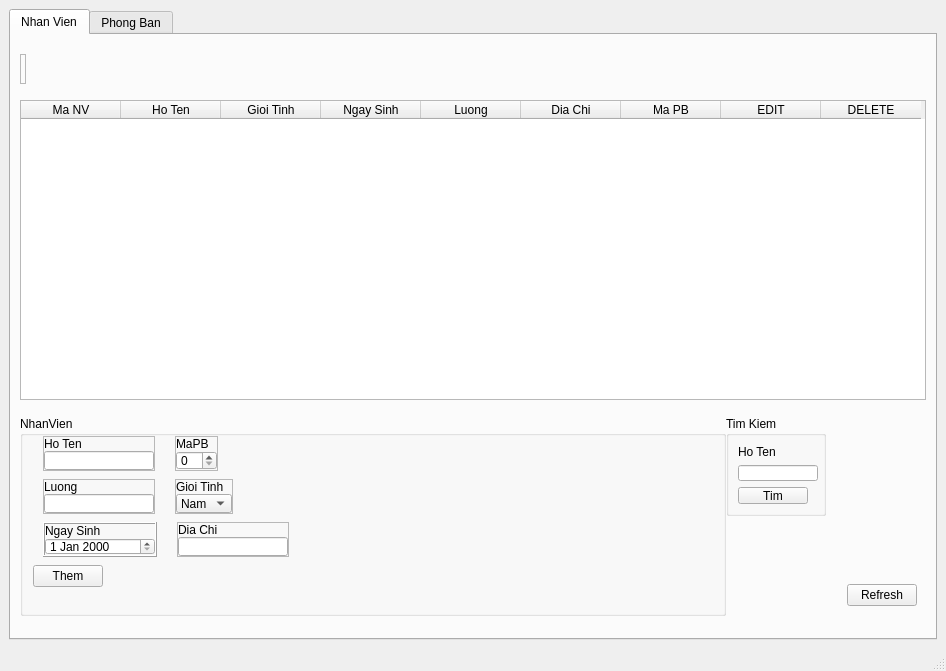
<?xml version="1.0" encoding="UTF-8"?>
<ui version="4.0">
 <class>MainWindow</class>
 <widget class="QMainWindow" name="MainWindow">
  <property name="geometry">
   <rect>
    <x>0</x>
    <y>0</y>
    <width>946</width>
    <height>671</height>
   </rect>
  </property>
  <property name="windowTitle">
   <string>Quan Ly Nhan Vien</string>
  </property>
  <widget class="QWidget" name="centralwidget">
   <layout class="QVBoxLayout" name="verticalLayout">
    <item>
     <widget class="QTabWidget" name="btn_end">
      <property name="minimumSize">
       <size>
        <width>50</width>
        <height>0</height>
       </size>
      </property>
      <property name="currentIndex">
       <number>0</number>
      </property>
      <widget class="QWidget" name="tab">
       <attribute name="title">
        <string>Nhan Vien</string>
       </attribute>
       <layout class="QVBoxLayout" name="verticalLayout_2">
        <item alignment="Qt::AlignLeft">
         <widget class="QFrame" name="frame">
          <property name="minimumSize">
           <size>
            <width>0</width>
            <height>30</height>
           </size>
          </property>
          <property name="maximumSize">
           <size>
            <width>16777215</width>
            <height>30</height>
           </size>
          </property>
          <property name="frameShape">
           <enum>QFrame::StyledPanel</enum>
          </property>
          <property name="frameShadow">
           <enum>QFrame::Raised</enum>
          </property>
          <layout class="QHBoxLayout" name="horizontalLayout_2">
           <property name="spacing">
            <number>5</number>
           </property>
           <property name="leftMargin">
            <number>4</number>
           </property>
           <property name="topMargin">
            <number>0</number>
           </property>
           <property name="rightMargin">
            <number>0</number>
           </property>
           <property name="bottomMargin">
            <number>0</number>
           </property>
          </layout>
         </widget>
        </item>
        <item>
         <widget class="QFrame" name="frame_2">
          <property name="minimumSize">
           <size>
            <width>0</width>
            <height>300</height>
           </size>
          </property>
          <property name="maximumSize">
           <size>
            <width>16777215</width>
            <height>300</height>
           </size>
          </property>
          <property name="frameShape">
           <enum>QFrame::NoFrame</enum>
          </property>
          <property name="frameShadow">
           <enum>QFrame::Raised</enum>
          </property>
          <layout class="QVBoxLayout" name="verticalLayout_5">
           <property name="spacing">
            <number>0</number>
           </property>
           <property name="leftMargin">
            <number>0</number>
           </property>
           <property name="topMargin">
            <number>0</number>
           </property>
           <property name="rightMargin">
            <number>0</number>
           </property>
           <property name="bottomMargin">
            <number>0</number>
           </property>
           <item>
            <widget class="QTableWidget" name="table">
             <property name="minimumSize">
              <size>
               <width>0</width>
               <height>300</height>
              </size>
             </property>
             <property name="maximumSize">
              <size>
               <width>16777215</width>
               <height>16777215</height>
              </size>
             </property>
             <property name="styleSheet">
              <string notr="true">
font: 75 8pt &quot;Myanmar Text&quot;;</string>
             </property>
             <column>
              <property name="text">
               <string>Ma NV</string>
              </property>
             </column>
             <column>
              <property name="text">
               <string>Ho Ten</string>
              </property>
             </column>
             <column>
              <property name="text">
               <string>Gioi Tinh</string>
              </property>
             </column>
             <column>
              <property name="text">
               <string>Ngay Sinh</string>
              </property>
             </column>
             <column>
              <property name="text">
               <string>Luong</string>
              </property>
             </column>
             <column>
              <property name="text">
               <string>Dia Chi</string>
              </property>
             </column>
             <column>
              <property name="text">
               <string>Ma PB</string>
              </property>
             </column>
             <column>
              <property name="text">
               <string>EDIT</string>
              </property>
             </column>
             <column>
              <property name="text">
               <string>DELETE</string>
              </property>
             </column>
            </widget>
           </item>
          </layout>
         </widget>
        </item>
        <item>
         <widget class="QFrame" name="frame_3">
          <property name="minimumSize">
           <size>
            <width>0</width>
            <height>200</height>
           </size>
          </property>
          <property name="maximumSize">
           <size>
            <width>16777215</width>
            <height>200</height>
           </size>
          </property>
          <property name="frameShape">
           <enum>QFrame::NoFrame</enum>
          </property>
          <property name="frameShadow">
           <enum>QFrame::Raised</enum>
          </property>
          <layout class="QHBoxLayout" name="horizontalLayout">
           <property name="spacing">
            <number>0</number>
           </property>
           <property name="leftMargin">
            <number>0</number>
           </property>
           <property name="topMargin">
            <number>0</number>
           </property>
           <property name="rightMargin">
            <number>0</number>
           </property>
           <property name="bottomMargin">
            <number>0</number>
           </property>
           <item>
            <widget class="QFrame" name="frame_4">
             <property name="frameShape">
              <enum>QFrame::NoFrame</enum>
             </property>
             <property name="frameShadow">
              <enum>QFrame::Raised</enum>
             </property>
             <layout class="QVBoxLayout" name="verticalLayout_3">
              <property name="spacing">
               <number>0</number>
              </property>
              <property name="leftMargin">
               <number>0</number>
              </property>
              <property name="topMargin">
               <number>0</number>
              </property>
              <property name="rightMargin">
               <number>0</number>
              </property>
              <property name="bottomMargin">
               <number>0</number>
              </property>
              <item>
               <widget class="QGroupBox" name="groupBox">
                <property name="styleSheet">
                 <string notr="true">font: bold 10pt &quot;MS Shell Dlg 2&quot;;</string>
                </property>
                <property name="title">
                 <string>NhanVien</string>
                </property>
                <layout class="QVBoxLayout" name="verticalLayout_18">
                 <property name="spacing">
                  <number>8</number>
                 </property>
                 <property name="leftMargin">
                  <number>10</number>
                 </property>
                 <property name="topMargin">
                  <number>0</number>
                 </property>
                 <property name="rightMargin">
                  <number>0</number>
                 </property>
                 <property name="bottomMargin">
                  <number>0</number>
                 </property>
                 <item alignment="Qt::AlignLeft">
                  <widget class="QFrame" name="frame_28">
                   <property name="frameShape">
                    <enum>QFrame::NoFrame</enum>
                   </property>
                   <property name="frameShadow">
                    <enum>QFrame::Raised</enum>
                   </property>
                   <layout class="QHBoxLayout" name="horizontalLayout_8">
                    <property name="spacing">
                     <number>20</number>
                    </property>
                    <property name="leftMargin">
                     <number>10</number>
                    </property>
                    <property name="topMargin">
                     <number>0</number>
                    </property>
                    <property name="rightMargin">
                     <number>0</number>
                    </property>
                    <property name="bottomMargin">
                     <number>0</number>
                    </property>
                    <item>
                     <widget class="QFrame" name="frame_24">
                      <property name="frameShape">
                       <enum>QFrame::StyledPanel</enum>
                      </property>
                      <property name="frameShadow">
                       <enum>QFrame::Raised</enum>
                      </property>
                      <layout class="QVBoxLayout" name="verticalLayout_19">
                       <property name="spacing">
                        <number>0</number>
                       </property>
                       <property name="leftMargin">
                        <number>0</number>
                       </property>
                       <property name="topMargin">
                        <number>0</number>
                       </property>
                       <property name="rightMargin">
                        <number>0</number>
                       </property>
                       <property name="bottomMargin">
                        <number>0</number>
                       </property>
                       <item>
                        <widget class="QLabel" name="label">
                         <property name="styleSheet">
                          <string notr="true">font:  8pt &quot;MS Shell Dlg 2&quot;;</string>
                         </property>
                         <property name="text">
                          <string>Ho Ten</string>
                         </property>
                        </widget>
                       </item>
                       <item>
                        <widget class="QLineEdit" name="hoTen">
                         <property name="minimumSize">
                          <size>
                           <width>110</width>
                           <height>0</height>
                          </size>
                         </property>
                         <property name="maximumSize">
                          <size>
                           <width>110</width>
                           <height>16777215</height>
                          </size>
                         </property>
                         <property name="styleSheet">
                          <string notr="true">font:  8pt &quot;MS Shell Dlg 2&quot;;</string>
                         </property>
                        </widget>
                       </item>
                      </layout>
                     </widget>
                    </item>
                    <item>
                     <widget class="QFrame" name="frame_25">
                      <property name="frameShape">
                       <enum>QFrame::StyledPanel</enum>
                      </property>
                      <property name="frameShadow">
                       <enum>QFrame::Raised</enum>
                      </property>
                      <layout class="QVBoxLayout" name="verticalLayout_20">
                       <property name="spacing">
                        <number>0</number>
                       </property>
                       <property name="leftMargin">
                        <number>0</number>
                       </property>
                       <property name="topMargin">
                        <number>0</number>
                       </property>
                       <property name="rightMargin">
                        <number>0</number>
                       </property>
                       <property name="bottomMargin">
                        <number>0</number>
                       </property>
                       <item>
                        <widget class="QLabel" name="label_18">
                         <property name="styleSheet">
                          <string notr="true">font:  8pt &quot;MS Shell Dlg 2&quot;;</string>
                         </property>
                         <property name="text">
                          <string>MaPB</string>
                         </property>
                        </widget>
                       </item>
                       <item>
                        <widget class="QSpinBox" name="maPB2"/>
                       </item>
                      </layout>
                     </widget>
                    </item>
                   </layout>
                  </widget>
                 </item>
                 <item alignment="Qt::AlignLeft">
                  <widget class="QFrame" name="frame_27">
                   <property name="frameShape">
                    <enum>QFrame::NoFrame</enum>
                   </property>
                   <property name="frameShadow">
                    <enum>QFrame::Raised</enum>
                   </property>
                   <layout class="QHBoxLayout" name="horizontalLayout_9">
                    <property name="spacing">
                     <number>20</number>
                    </property>
                    <property name="leftMargin">
                     <number>10</number>
                    </property>
                    <property name="topMargin">
                     <number>0</number>
                    </property>
                    <property name="rightMargin">
                     <number>0</number>
                    </property>
                    <property name="bottomMargin">
                     <number>0</number>
                    </property>
                    <item alignment="Qt::AlignLeft">
                     <widget class="QFrame" name="frame_20">
                      <property name="frameShape">
                       <enum>QFrame::StyledPanel</enum>
                      </property>
                      <property name="frameShadow">
                       <enum>QFrame::Raised</enum>
                      </property>
                      <layout class="QVBoxLayout" name="verticalLayout_21">
                       <property name="spacing">
                        <number>0</number>
                       </property>
                       <property name="leftMargin">
                        <number>0</number>
                       </property>
                       <property name="topMargin">
                        <number>0</number>
                       </property>
                       <property name="rightMargin">
                        <number>0</number>
                       </property>
                       <property name="bottomMargin">
                        <number>0</number>
                       </property>
                       <item>
                        <widget class="QLabel" name="label_4">
                         <property name="styleSheet">
                          <string notr="true">font:  8pt &quot;MS Shell Dlg 2&quot;;</string>
                         </property>
                         <property name="text">
                          <string>Luong</string>
                         </property>
                        </widget>
                       </item>
                       <item>
                        <widget class="QLineEdit" name="luong">
                         <property name="minimumSize">
                          <size>
                           <width>110</width>
                           <height>0</height>
                          </size>
                         </property>
                         <property name="maximumSize">
                          <size>
                           <width>110</width>
                           <height>16777215</height>
                          </size>
                         </property>
                         <property name="styleSheet">
                          <string notr="true">font:  8pt &quot;MS Shell Dlg 2&quot;;</string>
                         </property>
                        </widget>
                       </item>
                      </layout>
                     </widget>
                    </item>
                    <item>
                     <widget class="QFrame" name="frame_21">
                      <property name="frameShape">
                       <enum>QFrame::StyledPanel</enum>
                      </property>
                      <property name="frameShadow">
                       <enum>QFrame::Raised</enum>
                      </property>
                      <layout class="QVBoxLayout" name="verticalLayout_22">
                       <property name="spacing">
                        <number>0</number>
                       </property>
                       <property name="leftMargin">
                        <number>0</number>
                       </property>
                       <property name="topMargin">
                        <number>0</number>
                       </property>
                       <property name="rightMargin">
                        <number>0</number>
                       </property>
                       <property name="bottomMargin">
                        <number>0</number>
                       </property>
                       <item>
                        <widget class="QLabel" name="label_2">
                         <property name="styleSheet">
                          <string notr="true">font:  8pt &quot;MS Shell Dlg 2&quot;;</string>
                         </property>
                         <property name="text">
                          <string>Gioi Tinh</string>
                         </property>
                        </widget>
                       </item>
                       <item>
                        <widget class="QComboBox" name="gioiTinh">
                         <property name="styleSheet">
                          <string notr="true">font:  8pt &quot;MS Shell Dlg 2&quot;;</string>
                         </property>
                         <item>
                          <property name="text">
                           <string>Nam</string>
                          </property>
                         </item>
                         <item>
                          <property name="text">
                           <string>Nu</string>
                          </property>
                         </item>
                        </widget>
                       </item>
                      </layout>
                     </widget>
                    </item>
                   </layout>
                  </widget>
                 </item>
                 <item alignment="Qt::AlignLeft">
                  <widget class="QFrame" name="frame_29">
                   <property name="frameShape">
                    <enum>QFrame::NoFrame</enum>
                   </property>
                   <property name="frameShadow">
                    <enum>QFrame::Raised</enum>
                   </property>
                   <layout class="QHBoxLayout" name="horizontalLayout_10">
                    <property name="spacing">
                     <number>20</number>
                    </property>
                    <property name="leftMargin">
                     <number>10</number>
                    </property>
                    <property name="topMargin">
                     <number>0</number>
                    </property>
                    <property name="rightMargin">
                     <number>0</number>
                    </property>
                    <property name="bottomMargin">
                     <number>0</number>
                    </property>
                    <item>
                     <widget class="QFrame" name="frame_22">
                      <property name="frameShape">
                       <enum>QFrame::Box</enum>
                      </property>
                      <property name="frameShadow">
                       <enum>QFrame::Raised</enum>
                      </property>
                      <layout class="QVBoxLayout" name="verticalLayout_24">
                       <property name="spacing">
                        <number>0</number>
                       </property>
                       <property name="leftMargin">
                        <number>0</number>
                       </property>
                       <property name="topMargin">
                        <number>0</number>
                       </property>
                       <property name="rightMargin">
                        <number>0</number>
                       </property>
                       <property name="bottomMargin">
                        <number>0</number>
                       </property>
                       <item>
                        <widget class="QLabel" name="label_3">
                         <property name="styleSheet">
                          <string notr="true">font:  8pt &quot;MS Shell Dlg 2&quot;;</string>
                         </property>
                         <property name="text">
                          <string>Ngay Sinh</string>
                         </property>
                        </widget>
                       </item>
                       <item>
                        <widget class="QDateEdit" name="dateEdit">
                         <property name="minimumSize">
                          <size>
                           <width>110</width>
                           <height>0</height>
                          </size>
                         </property>
                         <property name="maximumSize">
                          <size>
                           <width>110</width>
                           <height>16777215</height>
                          </size>
                         </property>
                         <property name="styleSheet">
                          <string notr="true">font:  8pt &quot;MS Shell Dlg 2&quot;;</string>
                         </property>
                        </widget>
                       </item>
                      </layout>
                     </widget>
                    </item>
                    <item>
                     <widget class="QFrame" name="frame_23">
                      <property name="frameShape">
                       <enum>QFrame::StyledPanel</enum>
                      </property>
                      <property name="frameShadow">
                       <enum>QFrame::Raised</enum>
                      </property>
                      <layout class="QVBoxLayout" name="verticalLayout_23">
                       <property name="spacing">
                        <number>0</number>
                       </property>
                       <property name="leftMargin">
                        <number>0</number>
                       </property>
                       <property name="topMargin">
                        <number>0</number>
                       </property>
                       <property name="rightMargin">
                        <number>0</number>
                       </property>
                       <property name="bottomMargin">
                        <number>0</number>
                       </property>
                       <item>
                        <widget class="QLabel" name="label_5">
                         <property name="styleSheet">
                          <string notr="true">font:  8pt &quot;MS Shell Dlg 2&quot;;</string>
                         </property>
                         <property name="text">
                          <string>Dia Chi</string>
                         </property>
                        </widget>
                       </item>
                       <item>
                        <widget class="QLineEdit" name="diaChi">
                         <property name="minimumSize">
                          <size>
                           <width>110</width>
                           <height>0</height>
                          </size>
                         </property>
                         <property name="maximumSize">
                          <size>
                           <width>110</width>
                           <height>16777215</height>
                          </size>
                         </property>
                         <property name="styleSheet">
                          <string notr="true">font:  8pt &quot;MS Shell Dlg 2&quot;;</string>
                         </property>
                        </widget>
                       </item>
                      </layout>
                     </widget>
                    </item>
                   </layout>
                  </widget>
                 </item>
                 <item>
                  <widget class="QPushButton" name="add">
                   <property name="minimumSize">
                    <size>
                     <width>70</width>
                     <height>0</height>
                    </size>
                   </property>
                   <property name="maximumSize">
                    <size>
                     <width>70</width>
                     <height>16777215</height>
                    </size>
                   </property>
                   <property name="text">
                    <string>Them</string>
                   </property>
                  </widget>
                 </item>
                 <item alignment="Qt::AlignLeft">
                  <widget class="QFrame" name="frame_30">
                   <property name="frameShape">
                    <enum>QFrame::NoFrame</enum>
                   </property>
                   <property name="frameShadow">
                    <enum>QFrame::Raised</enum>
                   </property>
                   <layout class="QVBoxLayout" name="verticalLayout_25">
                    <property name="spacing">
                     <number>20</number>
                    </property>
                    <property name="leftMargin">
                     <number>10</number>
                    </property>
                    <property name="topMargin">
                     <number>0</number>
                    </property>
                    <property name="rightMargin">
                     <number>0</number>
                    </property>
                    <property name="bottomMargin">
                     <number>0</number>
                    </property>
                    <item>
                     <widget class="QFrame" name="frame_26">
                      <property name="frameShape">
                       <enum>QFrame::NoFrame</enum>
                      </property>
                      <property name="frameShadow">
                       <enum>QFrame::Raised</enum>
                      </property>
                      <layout class="QHBoxLayout" name="horizontalLayout_11"/>
                     </widget>
                    </item>
                   </layout>
                  </widget>
                 </item>
                </layout>
               </widget>
              </item>
             </layout>
            </widget>
           </item>
           <item>
            <widget class="QFrame" name="frame_5">
             <property name="minimumSize">
              <size>
               <width>200</width>
               <height>0</height>
              </size>
             </property>
             <property name="maximumSize">
              <size>
               <width>200</width>
               <height>16777215</height>
              </size>
             </property>
             <property name="sizeIncrement">
              <size>
               <width>0</width>
               <height>0</height>
              </size>
             </property>
             <property name="frameShape">
              <enum>QFrame::NoFrame</enum>
             </property>
             <property name="frameShadow">
              <enum>QFrame::Raised</enum>
             </property>
             <layout class="QVBoxLayout" name="verticalLayout_4">
              <property name="spacing">
               <number>0</number>
              </property>
              <property name="leftMargin">
               <number>0</number>
              </property>
              <property name="topMargin">
               <number>0</number>
              </property>
              <property name="rightMargin">
               <number>0</number>
              </property>
              <property name="bottomMargin">
               <number>0</number>
              </property>
              <item>
               <widget class="QGroupBox" name="groupBox_3">
                <property name="minimumSize">
                 <size>
                  <width>100</width>
                  <height>100</height>
                 </size>
                </property>
                <property name="maximumSize">
                 <size>
                  <width>100</width>
                  <height>100</height>
                 </size>
                </property>
                <property name="sizeIncrement">
                 <size>
                  <width>0</width>
                  <height>0</height>
                 </size>
                </property>
                <property name="styleSheet">
                 <string notr="true">font: bold 10pt &quot;MS Shell Dlg 2&quot;;</string>
                </property>
                <property name="title">
                 <string>Tim Kiem</string>
                </property>
                <layout class="QVBoxLayout" name="verticalLayout_7">
                 <item>
                  <widget class="QLabel" name="label_8">
                   <property name="styleSheet">
                    <string notr="true">font:  8pt &quot;MS Shell Dlg 2&quot;;</string>
                   </property>
                   <property name="text">
                    <string>Ho Ten</string>
                   </property>
                  </widget>
                 </item>
                 <item>
                  <widget class="QLineEdit" name="hoTen_2">
                   <property name="minimumSize">
                    <size>
                     <width>80</width>
                     <height>0</height>
                    </size>
                   </property>
                   <property name="maximumSize">
                    <size>
                     <width>80</width>
                     <height>16777215</height>
                    </size>
                   </property>
                   <property name="styleSheet">
                    <string notr="true">font:  8pt &quot;MS Shell Dlg 2&quot;;</string>
                   </property>
                  </widget>
                 </item>
                 <item>
                  <widget class="QPushButton" name="search">
                   <property name="minimumSize">
                    <size>
                     <width>70</width>
                     <height>0</height>
                    </size>
                   </property>
                   <property name="maximumSize">
                    <size>
                     <width>70</width>
                     <height>16777215</height>
                    </size>
                   </property>
                   <property name="sizeIncrement">
                    <size>
                     <width>0</width>
                     <height>0</height>
                    </size>
                   </property>
                   <property name="text">
                    <string>Tim</string>
                   </property>
                  </widget>
                 </item>
                </layout>
               </widget>
              </item>
              <item alignment="Qt::AlignRight|Qt::AlignBottom">
               <widget class="QFrame" name="frame_6">
                <property name="frameShape">
                 <enum>QFrame::NoFrame</enum>
                </property>
                <property name="frameShadow">
                 <enum>QFrame::Raised</enum>
                </property>
                <layout class="QVBoxLayout" name="verticalLayout_6">
                 <property name="spacing">
                  <number>0</number>
                 </property>
                 <property name="leftMargin">
                  <number>0</number>
                 </property>
                 <property name="topMargin">
                  <number>0</number>
                 </property>
                 <property name="rightMargin">
                  <number>9</number>
                 </property>
                 <property name="bottomMargin">
                  <number>10</number>
                 </property>
                 <item alignment="Qt::AlignRight|Qt::AlignTop">
                  <widget class="QPushButton" name="btn_refresh">
                   <property name="minimumSize">
                    <size>
                     <width>70</width>
                     <height>0</height>
                    </size>
                   </property>
                   <property name="maximumSize">
                    <size>
                     <width>70</width>
                     <height>16777215</height>
                    </size>
                   </property>
                   <property name="styleSheet">
                    <string notr="true">font: bold 10pt &quot;MS Shell Dlg 2&quot;;</string>
                   </property>
                   <property name="text">
                    <string>Refresh</string>
                   </property>
                  </widget>
                 </item>
                </layout>
               </widget>
              </item>
             </layout>
            </widget>
           </item>
          </layout>
         </widget>
        </item>
       </layout>
      </widget>
      <widget class="QWidget" name="tab_2">
       <attribute name="title">
        <string>Phong Ban</string>
       </attribute>
       <layout class="QVBoxLayout" name="verticalLayout_11">
        <item>
         <widget class="QFrame" name="frame_12">
          <property name="minimumSize">
           <size>
            <width>150</width>
            <height>30</height>
           </size>
          </property>
          <property name="maximumSize">
           <size>
            <width>150</width>
            <height>30</height>
           </size>
          </property>
          <property name="frameShape">
           <enum>QFrame::NoFrame</enum>
          </property>
          <property name="frameShadow">
           <enum>QFrame::Sunken</enum>
          </property>
          <layout class="QHBoxLayout" name="horizontalLayout_3">
           <property name="spacing">
            <number>0</number>
           </property>
           <property name="leftMargin">
            <number>0</number>
           </property>
           <property name="topMargin">
            <number>0</number>
           </property>
           <property name="rightMargin">
            <number>0</number>
           </property>
           <property name="bottomMargin">
            <number>0</number>
           </property>
          </layout>
         </widget>
        </item>
        <item>
         <widget class="QFrame" name="frame_11">
          <property name="minimumSize">
           <size>
            <width>0</width>
            <height>300</height>
           </size>
          </property>
          <property name="frameShape">
           <enum>QFrame::NoFrame</enum>
          </property>
          <property name="frameShadow">
           <enum>QFrame::Raised</enum>
          </property>
          <layout class="QVBoxLayout" name="verticalLayout_12">
           <property name="spacing">
            <number>0</number>
           </property>
           <property name="leftMargin">
            <number>0</number>
           </property>
           <property name="topMargin">
            <number>0</number>
           </property>
           <property name="rightMargin">
            <number>0</number>
           </property>
           <property name="bottomMargin">
            <number>0</number>
           </property>
           <item>
            <widget class="QTableWidget" name="table2">
             <property name="minimumSize">
              <size>
               <width>0</width>
               <height>300</height>
              </size>
             </property>
             <property name="alternatingRowColors">
              <bool>true</bool>
             </property>
             <property name="gridStyle">
              <enum>Qt::DashLine</enum>
             </property>
             <property name="sortingEnabled">
              <bool>true</bool>
             </property>
             <column>
              <property name="text">
               <string>Ma Phong Ban</string>
              </property>
             </column>
             <column>
              <property name="text">
               <string>Ten Phong Ban</string>
              </property>
             </column>
             <column>
              <property name="text">
               <string>EDIT</string>
              </property>
             </column>
             <column>
              <property name="text">
               <string>DELETE</string>
              </property>
             </column>
            </widget>
           </item>
          </layout>
         </widget>
        </item>
        <item>
         <widget class="QFrame" name="frame_8">
          <property name="frameShape">
           <enum>QFrame::StyledPanel</enum>
          </property>
          <property name="frameShadow">
           <enum>QFrame::Raised</enum>
          </property>
          <layout class="QVBoxLayout" name="verticalLayout_8">
           <property name="leftMargin">
            <number>0</number>
           </property>
           <property name="topMargin">
            <number>0</number>
           </property>
           <property name="rightMargin">
            <number>0</number>
           </property>
           <property name="bottomMargin">
            <number>0</number>
           </property>
           <item>
            <widget class="QFrame" name="frame_10">
             <property name="minimumSize">
              <size>
               <width>0</width>
               <height>150</height>
              </size>
             </property>
             <property name="frameShape">
              <enum>QFrame::StyledPanel</enum>
             </property>
             <property name="frameShadow">
              <enum>QFrame::Raised</enum>
             </property>
             <layout class="QVBoxLayout" name="verticalLayout_9">
              <item>
               <widget class="QGroupBox" name="groupBox_2">
                <property name="minimumSize">
                 <size>
                  <width>0</width>
                  <height>150</height>
                 </size>
                </property>
                <property name="maximumSize">
                 <size>
                  <width>16777215</width>
                  <height>16777215</height>
                 </size>
                </property>
                <property name="styleSheet">
                 <string notr="true">font: bold 10pt &quot;MS Shell Dlg 2&quot;;</string>
                </property>
                <property name="title">
                 <string>Phong Ban</string>
                </property>
                <widget class="QLineEdit" name="maPB">
                 <property name="geometry">
                  <rect>
                   <x>10</x>
                   <y>40</y>
                   <width>110</width>
                   <height>20</height>
                  </rect>
                 </property>
                 <property name="minimumSize">
                  <size>
                   <width>110</width>
                   <height>0</height>
                  </size>
                 </property>
                 <property name="maximumSize">
                  <size>
                   <width>110</width>
                   <height>16777215</height>
                  </size>
                 </property>
                 <property name="styleSheet">
                  <string notr="true">font:  8pt &quot;MS Shell Dlg 2&quot;;</string>
                 </property>
                </widget>
                <widget class="QLabel" name="label_6">
                 <property name="geometry">
                  <rect>
                   <x>10</x>
                   <y>20</y>
                   <width>81</width>
                   <height>16</height>
                  </rect>
                 </property>
                 <property name="styleSheet">
                  <string notr="true">font:  8pt &quot;MS Shell Dlg 2&quot;;</string>
                 </property>
                 <property name="text">
                  <string>Ma Phong Ban</string>
                 </property>
                </widget>
                <widget class="QLabel" name="label_7">
                 <property name="geometry">
                  <rect>
                   <x>130</x>
                   <y>20</y>
                   <width>81</width>
                   <height>16</height>
                  </rect>
                 </property>
                 <property name="styleSheet">
                  <string notr="true">font:  8pt &quot;MS Shell Dlg 2&quot;;</string>
                 </property>
                 <property name="text">
                  <string>Ten Phong Ban</string>
                 </property>
                </widget>
                <widget class="QLineEdit" name="ten_PB">
                 <property name="geometry">
                  <rect>
                   <x>130</x>
                   <y>40</y>
                   <width>110</width>
                   <height>20</height>
                  </rect>
                 </property>
                 <property name="minimumSize">
                  <size>
                   <width>110</width>
                   <height>0</height>
                  </size>
                 </property>
                 <property name="maximumSize">
                  <size>
                   <width>110</width>
                   <height>16777215</height>
                  </size>
                 </property>
                 <property name="styleSheet">
                  <string notr="true">font:  8pt &quot;MS Shell Dlg 2&quot;;</string>
                 </property>
                </widget>
                <widget class="QPushButton" name="add2">
                 <property name="geometry">
                  <rect>
                   <x>10</x>
                   <y>80</y>
                   <width>70</width>
                   <height>23</height>
                  </rect>
                 </property>
                 <property name="minimumSize">
                  <size>
                   <width>70</width>
                   <height>0</height>
                  </size>
                 </property>
                 <property name="maximumSize">
                  <size>
                   <width>70</width>
                   <height>16777215</height>
                  </size>
                 </property>
                 <property name="text">
                  <string>Them</string>
                 </property>
                </widget>
               </widget>
              </item>
             </layout>
            </widget>
           </item>
           <item>
            <widget class="QFrame" name="frame_9">
             <property name="frameShape">
              <enum>QFrame::StyledPanel</enum>
             </property>
             <property name="frameShadow">
              <enum>QFrame::Raised</enum>
             </property>
             <layout class="QVBoxLayout" name="verticalLayout_10">
              <item>
               <widget class="QPushButton" name="btn_refreshPB">
                <property name="minimumSize">
                 <size>
                  <width>70</width>
                  <height>0</height>
                 </size>
                </property>
                <property name="maximumSize">
                 <size>
                  <width>70</width>
                  <height>16777215</height>
                 </size>
                </property>
                <property name="styleSheet">
                 <string notr="true">font: bold 10pt &quot;MS Shell Dlg 2&quot;;</string>
                </property>
                <property name="text">
                 <string>Refresh</string>
                </property>
               </widget>
              </item>
             </layout>
            </widget>
           </item>
          </layout>
         </widget>
        </item>
       </layout>
      </widget>
     </widget>
    </item>
   </layout>
  </widget>
  <widget class="QStatusBar" name="statusbar"/>
 </widget>
 <resources/>
 <connections/>
</ui>
